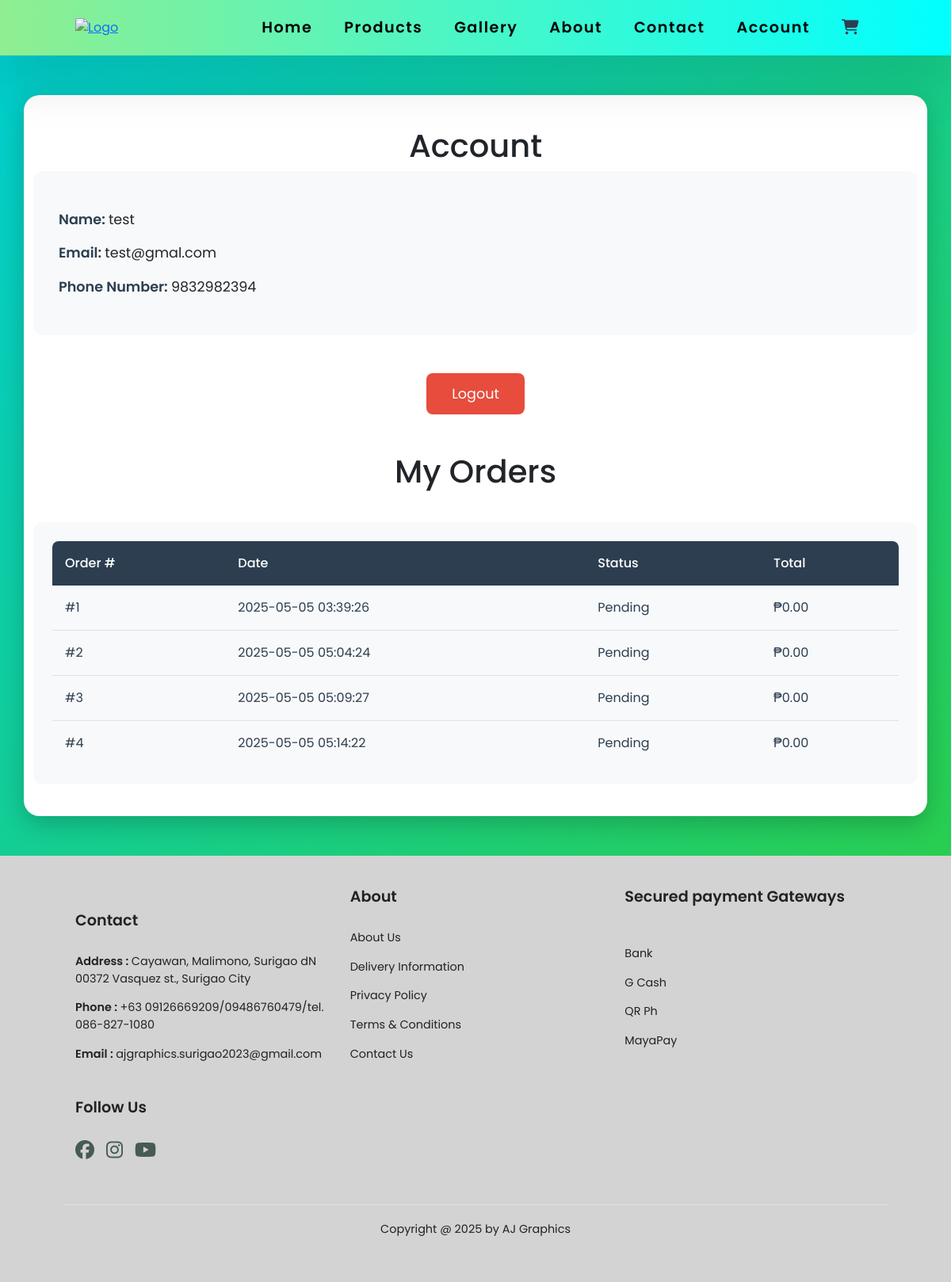
/php/account.php (signed in), run on the app's committed database.
### tables this page shows
CREATE TABLE `orders` (
  `id` int(11) NOT NULL,
  `user_id` int(11) NOT NULL,
  `order_date` timestamp NOT NULL DEFAULT current_timestamp(),
  `total_amount` decimal(10,2) DEFAULT NULL,
  `status` enum('pending','shipped','completed','cancelled') DEFAULT 'pending'
);

### php/account.php (the view, shortened to what this page needs)
<!DOCTYPE html>
<html lang="en">
<head>
  <link rel="stylesheet" href="account.css">
  <link href="https://cdn.jsdelivr.net/npm/bootstrap@5.3.5/dist/css/bootstrap.min.css" rel="stylesheet">
</head>
<body>
<?php include_once "navbar.php"?>
  <div class="container">
    <?php if(isset($_SESSION['logged_in'])): ?>
    <h1>Account</h1>
   <div id="content">
    <p><strong>Name: </strong> <?=htmlspecialchars($_SESSION['username'])?></p>
    <p><strong>Email: </strong> <?=htmlspecialchars($_SESSION['email'])?></p>
    <p><strong>Phone Number: </strong> <?=htmlspecialchars($_SESSION['phone_number'])?></p>
   </div>
   <form action="logout.inc.php" method="post">
      <input type="submit" value="Logout">
   </form endif; ?>
   <h1 style="text-align: center; margin-top: 2rem;">My Orders</h1>
<div class="orders-container">
  <table class="orders-table">
    <thead>
      <tr>
        <th>Order #</th>
        <th>Date</th>
        <th>Status</th>
        <th>Total</th>
      </tr>
    </thead>
    <tbody>
      <?php
        include_once "get_db.inc.php";
        $user_id = $_SESSION['user_id'];
        $sql = 'SELECT * FROM orders WHERE user_id = ?';
        $stmt = $pdo->prepare($sql);
        $stmt->execute([$user_id]);
        $user_orders = $stmt->fetchAll(PDO::FETCH_ASSOC);
      ?>
      <?php $num = 1 ?>
      <?php foreach ($user_orders as $order): ?>
        <tr>
          <td>#<?= htmlspecialchars($num++) ?></td>
          <td><?= htmlspecialchars($order['order_date']) ?></td>
          <td><?= ucfirst(htmlspecialchars($order['status'])) ?></td>
          <td>₱<?= number_format($order['total_amount'], 2) ?></td>
        </tr>
      <?php endforeach; ?>
    </tbody>
  </table>
</div>
    <?php else: ?>
      <?= "you are not logged in!" ?>
    <?php endif; ?>
  </div>
<?php include_once "footer.php"?>
</body>
</html>

### php/navbar.php (shortened to what this page needs)
<section id="header">
  <div class="logo">
    <a href="home.php">
      <img src="AJ_Logo.png" alt="Logo" class="imglogo" />
    </a>
  </div>
  <div class="pmo">
    <ul id="navbar">
      <li><a href="home.php">Home</a></li>
      <li><a href="select_category.php">Products</a></li>
      <li><a href="gallery.php">Gallery</a></li>
      <li><a href="about.php">About</a></li>
      <li><a href="contact.php">Contact</a></li>
      <?php if (isset($_SESSION['logged_in'])): ?>
      <?php if ($_SESSION['username'] === 'admin'): ?>
      <li><a href="admin.php">Admin</a></li>
      <?php else: ?>
      <li><a href="account.php">Account</a></li>
      <li>
        <a href="cart.php"><i id="shopbag" class="fa-sharp fa-solid fa-cart-shopping js-cart-click"></i></a>
      </li>
      <?php endif; ?>
      <?php else: ?>
        <li><a href="login.php">Login</a></li>
        <li><a href="signup.php">Signup</a></li>
      <?php endif; ?>
    </ul>
  </div>
</section>

### php/footer.php (shortened to what this page needs)
<link rel="stylesheet" href="footer.css">
<footer class="section-p1">
  <div class="col">
    <h4>Contact</h4>
    <p>
      <strong>Address : </strong> Cayawan, Malimono, Surigao dN 00372 Vasquez st., Surigao City
    </p>
    <p><strong>Phone : </strong>+63 09126669209/09486760479/tel. 086-827-1080</p>
    <p><strong>Email : </strong>ajgraphics.surigao2023@gmail.com</p>
    <div class="follow">
      <h4>Follow Us</h4>
      <div class="icon">
        <i class="fab fa-facebook"></i>
        <i class="fab fa-instagram"></i>
        <i class="fab fa-youtube"></i>
      </div>
    </div>
  </div>
  <div class="col">
    <h4>About</h4>
    <a href="#">About Us</a>
    <a href="#">Delivery Information</a>
    <a href="#">Privacy Policy</a>
    <a href="#">Terms & Conditions</a>
    <a href="#">Contact Us</a>
  </div>
  <div class="col">
    <h4>Secured payment Gateways</h4>
    <a href="">Bank</a>
    <a href="">G Cash</a>
    <a href="">QR Ph</a>
    <a href="">MayaPay</a>
  </div>
  <div class="copyright">
    <p>Copyright @ 2025 by AJ Graphics</p>
  </div>
</footer>

### php/account.css (style rules this page uses)
body { background: linear-gradient(135deg, #00CED1, #32CD32); min-height: 100vh; color: #333; line-height: 1.6; font-family: 'Poppins', sans-serif; }
.container { display: flex; flex-direction: column; align-items: center; background-color: white; padding: 40px; border-radius: 20px; margin: 50px auto; box-shadow: 0 10px 30px rgba(0, 0, 0, 0.2); max-width: 800px; width: 90%; }
h1 { color: #2c3e50; margin-bottom: 2rem; font-weight: 600; text-align: center; }
#content { background: #f8f9fa; padding: 2rem; border-radius: 12px; width: 100%; margin-bottom: 2rem; }
#content p { margin: 1rem 0; font-size: 1.1rem; }
#content strong { color: #2c3e50; font-weight: 600; }
form input[type="submit"] { background: #e74c3c; color: white; padding: 0.8rem 2rem; border: none; border-radius: 8px; font-size: 1.1rem; cursor: pointer; transition: all 0.3s ease; width: 100%; max-width: 200px; margin: 1rem auto; display: block; }
.orders-container { width: 100%; background: #f8f9fa; border-radius: 12px; padding: 1.5rem; margin-top: 2rem; }
.orders-table { width: 100%; border-collapse: separate; border-spacing: 0; font-size: 1rem; }
.orders-table th { background: #2c3e50; color: white; padding: 1rem; text-align: left; font-weight: 500; }
.orders-table th:first-child { border-top-left-radius: 8px; }
.orders-table th:last-child { border-top-right-radius: 8px; }
.orders-table td { padding: 1rem; border-bottom: 1px solid #dee2e6; color: #2c3e50; }
.orders-table tr:last-child td { border-bottom: none; }

### php/footer.css (style rules this page uses)
* { box-sizing: border-box; font-family: "Poppins", sans-serif; margin: 0; padding: 0; }
footer { background-color: lightgray; display: flex; flex-wrap: wrap; justify-content: space-between; padding: 40px 80px; width: 100%; }
footer .col { align-items: flex-start; display: flex; flex-direction: column; margin-bottom: 2.3rem; min-width: 200px; padding: 0 15px; }
footer .col, footer img, footer h4, footer p, footer strong, footer i, footer .icon, footer a, footer .follow, footer .copyright { background-color: transparent; }
footer h4 { font-size: 1.2rem; padding-bottom: 10px; color: #222; font-weight: 600; margin-bottom: 20px; }
footer p { color: #222; margin: 0 0 15px; text-decoration: none; font-size: 0.9rem; line-height: 1.5; }
footer a { color: #222; margin: 0 0 15px; text-decoration: none; font-size: 0.9rem; line-height: 1.5; }
.copyright { text-align: center; width: 100%; color: #222; margin-top: 20px; border-top: 1px solid #e1e1e1; padding-top: 20px; }
footer i, footer img { cursor: pointer; }
footer .follow { margin-top: 30px; }
footer .follow .icon { display: flex; gap: 15px; margin-top: 10px; }
footer .follow .icon i { color: #465b52; font-size: 1.5rem; }
footer strong { font-weight: 600; }

### php/navbar.php (style rules this page uses)
* { box-sizing: border-box; font-family: "Poppins", sans-serif; margin: 0; padding: 0; }
body { width: 100%; }
#header { display: flex; justify-content: space-between; align-items: center; background: linear-gradient(to right, lightgreen, cyan); box-shadow: 0 40px 60px rgba(0, 0, 0, 0.1); padding: 8px 95px; position: sticky; top: 0; z-index: 999; height: 70px; }
.logo { height: 55px; display: flex; align-items: center; }
.imglogo { width: 100%; height: 100%; }
#navbar { display: flex; align-items: center; justify-content: flex-start; background: none; height: 100%; margin: 0; padding: 0; }
#navbar li { list-style: none; padding: 0 20px; position: relative; display: flex; align-items: center; height: 100%; margin: 0; }
#navbar li a { color: black; font-size: 1.2rem; font-weight: 600; letter-spacing: 1.5px; text-decoration: none; transition: 0.5s ease; display: flex; align-items: center; height: 100%; }
.fa-solid { background: none; }
.pmo { display: flex; flex-direction: row; align-items: center; height: 100%; margin: 0; padding: 0; }
#shopbag { color: #2c3e50; transition: all 0.3s ease; display: flex; align-items: center; }

### data on the page
orders: order_date "2025-05-05 03:39:26", status "Pending", total_amount "0.00"
orders: order_date "2025-05-05 05:04:24", status "Pending", total_amount "0.00"
orders: order_date "2025-05-05 05:09:27", status "Pending", total_amount "0.00"
orders: order_date "2025-05-05 05:14:22", status "Pending", total_amount "0.00"

### other printed values
$_SESSION['username'] "test"
$_SESSION['email'] "test@gmal.com"
$_SESSION['phone_number'] "9832982394"
